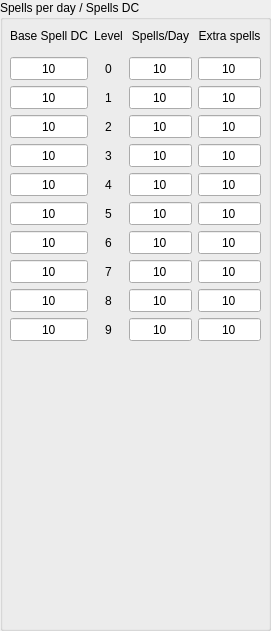
   <widget class="QGroupBox" name="SpellsPerDayBox">
    <property name="geometry">
     <rect>
      <x>1430</x>
      <y>560</y>
      <width>271</width>
      <height>631</height>
     </rect>
    </property>
    <property name="title">
     <string>Spells per day / Spells DC</string>
    </property>
    <widget class="QWidget" name="gridLayoutWidget_9">
     <property name="geometry">
      <rect>
       <x>10</x>
       <y>20</y>
       <width>251</width>
       <height>321</height>
      </rect>
     </property>
     <layout class="QGridLayout" name="SpellsPerDayLayout">
      <item row="1" column="0">
       <widget class="QLineEdit" name="spells_per_day_dc_lvl_0">
        <property name="minimumSize">
         <size>
          <width>0</width>
          <height>23</height>
         </size>
        </property>
        <property name="text">
         <string>10</string>
        </property>
        <property name="alignment">
         <set>Qt::AlignCenter</set>
        </property>
       </widget>
      </item>
      <item row="0" column="1">
       <widget class="QLabel" name="spells_per_day_level_label">
        <property name="text">
         <string>Level</string>
        </property>
        <property name="alignment">
         <set>Qt::AlignCenter</set>
        </property>
       </widget>
      </item>
      <item row="0" column="2">
       <widget class="QLabel" name="spells_per_day_spells_per_day_label">
        <property name="text">
         <string>Spells/Day</string>
        </property>
        <property name="alignment">
         <set>Qt::AlignCenter</set>
        </property>
       </widget>
      </item>
      <item row="0" column="3">
       <widget class="QLabel" name="spells_per_day_extra_spells">
        <property name="text">
         <string>Extra spells</string>
        </property>
        <property name="alignment">
         <set>Qt::AlignCenter</set>
        </property>
       </widget>
      </item>
      <item row="1" column="2">
       <widget class="QLineEdit" name="spells_per_day_spells_per_day_lvl_0">
        <property name="minimumSize">
         <size>
          <width>0</width>
          <height>23</height>
         </size>
        </property>
        <property name="text">
         <string>10</string>
        </property>
        <property name="alignment">
         <set>Qt::AlignCenter</set>
        </property>
       </widget>
      </item>
      <item row="2" column="0">
       <widget class="QLineEdit" name="spells_per_day_dc_lvl_1">
        <property name="minimumSize">
         <size>
          <width>0</width>
          <height>23</height>
         </size>
        </property>
        <property name="text">
         <string>10</string>
        </property>
        <property name="alignment">
         <set>Qt::AlignCenter</set>
        </property>
       </widget>
      </item>
      <item row="1" column="3">
       <widget class="QLineEdit" name="spells_per_day_extra_spells_lvl_0">
        <property name="minimumSize">
         <size>
          <width>0</width>
          <height>23</height>
         </size>
        </property>
        <property name="text">
         <string>10</string>
        </property>
        <property name="alignment">
         <set>Qt::AlignCenter</set>
        </property>
       </widget>
      </item>
      <item row="1" column="1">
       <widget class="QLabel" name="_num_0">
        <property name="text">
         <string>0</string>
        </property>
        <property name="alignment">
         <set>Qt::AlignCenter</set>
        </property>
       </widget>
      </item>
      <item row="2" column="3">
       <widget class="QLineEdit" name="spells_per_day_extra_spells_lvl_1">
        <property name="minimumSize">
         <size>
          <width>0</width>
          <height>23</height>
         </size>
        </property>
        <property name="text">
         <string>10</string>
        </property>
        <property name="alignment">
         <set>Qt::AlignCenter</set>
        </property>
       </widget>
      </item>
      <item row="3" column="2">
       <widget class="QLineEdit" name="spells_per_day_spells_per_day_lvl_2">
        <property name="minimumSize">
         <size>
          <width>0</width>
          <height>23</height>
         </size>
        </property>
        <property name="text">
         <string>10</string>
        </property>
        <property name="alignment">
         <set>Qt::AlignCenter</set>
        </property>
       </widget>
      </item>
      <item row="3" column="0">
       <widget class="QLineEdit" name="spells_per_day_dc_lvl_2">
        <property name="minimumSize">
         <size>
          <width>0</width>
          <height>23</height>
         </size>
        </property>
        <property name="text">
         <string>10</string>
        </property>
        <property name="alignment">
         <set>Qt::AlignCenter</set>
        </property>
       </widget>
      </item>
      <item row="2" column="2">
       <widget class="QLineEdit" name="spells_per_day_spells_per_day_lvl_1">
        <property name="minimumSize">
         <size>
          <width>0</width>
          <height>23</height>
         </size>
        </property>
        <property name="text">
         <string>10</string>
        </property>
        <property name="alignment">
         <set>Qt::AlignCenter</set>
        </property>
       </widget>
      </item>
      <item row="6" column="2">
       <widget class="QLineEdit" name="spells_per_day_spells_per_day_lvl_5">
        <property name="minimumSize">
         <size>
          <width>0</width>
          <height>23</height>
         </size>
        </property>
        <property name="text">
         <string>10</string>
        </property>
        <property name="alignment">
         <set>Qt::AlignCenter</set>
        </property>
       </widget>
      </item>
      <item row="3" column="3">
       <widget class="QLineEdit" name="spells_per_day_extra_spells_lvl_2">
        <property name="minimumSize">
         <size>
          <width>0</width>
          <height>23</height>
         </size>
        </property>
        <property name="text">
         <string>10</string>
        </property>
        <property name="alignment">
         <set>Qt::AlignCenter</set>
        </property>
       </widget>
      </item>
      <item row="4" column="0">
       <widget class="QLineEdit" name="spells_per_day_dc_lvl_3">
        <property name="minimumSize">
         <size>
          <width>0</width>
          <height>23</height>
         </size>
        </property>
        <property name="text">
         <string>10</string>
        </property>
        <property name="alignment">
         <set>Qt::AlignCenter</set>
        </property>
       </widget>
      </item>
      <item row="5" column="2">
       <widget class="QLineEdit" name="spells_per_day_spells_per_day_lvl_4">
        <property name="minimumSize">
         <size>
          <width>0</width>
          <height>23</height>
         </size>
        </property>
        <property name="text">
         <string>10</string>
        </property>
        <property name="alignment">
         <set>Qt::AlignCenter</set>
        </property>
       </widget>
      </item>
      <item row="4" column="3">
       <widget class="QLineEdit" name="spells_per_day_extra_spells_lvl_3">
        <property name="minimumSize">
         <size>
          <width>0</width>
          <height>23</height>
         </size>
        </property>
        <property name="text">
         <string>10</string>
        </property>
        <property name="alignment">
         <set>Qt::AlignCenter</set>
        </property>
       </widget>
      </item>
      <item row="7" column="0">
       <widget class="QLineEdit" name="spells_per_day_dc_lvl_6">
        <property name="minimumSize">
         <size>
          <width>0</width>
          <height>23</height>
         </size>
        </property>
        <property name="text">
         <string>10</string>
        </property>
        <property name="alignment">
         <set>Qt::AlignCenter</set>
        </property>
       </widget>
      </item>
      <item row="5" column="3">
       <widget class="QLineEdit" name="spells_per_day_extra_spells_lvl_4">
        <property name="minimumSize">
         <size>
          <width>0</width>
          <height>23</height>
         </size>
        </property>
        <property name="text">
         <string>10</string>
        </property>
        <property name="alignment">
         <set>Qt::AlignCenter</set>
        </property>
       </widget>
      </item>
      <item row="6" column="0">
       <widget class="QLineEdit" name="spells_per_day_dc_lvl_5">
        <property name="minimumSize">
         <size>
          <width>0</width>
          <height>23</height>
         </size>
        </property>
        <property name="text">
         <string>10</string>
        </property>
        <property name="alignment">
         <set>Qt::AlignCenter</set>
        </property>
       </widget>
      </item>
      <item row="4" column="2">
       <widget class="QLineEdit" name="spells_per_day_spells_per_day_lvl_3">
        <property name="minimumSize">
         <size>
          <width>0</width>
          <height>23</height>
         </size>
        </property>
        <property name="text">
         <string>10</string>
        </property>
        <property name="alignment">
         <set>Qt::AlignCenter</set>
        </property>
       </widget>
      </item>
      <item row="5" column="0">
       <widget class="QLineEdit" name="spells_per_day_dc_lvl_4">
        <property name="minimumSize">
         <size>
          <width>0</width>
          <height>23</height>
         </size>
        </property>
        <property name="text">
         <string>10</string>
        </property>
        <property name="alignment">
         <set>Qt::AlignCenter</set>
        </property>
       </widget>
      </item>
      <item row="9" column="3">
       <widget class="QLineEdit" name="spells_per_day_extra_spells_lvl_8">
        <property name="minimumSize">
         <size>
          <width>0</width>
          <height>23</height>
         </size>
        </property>
        <property name="text">
         <string>10</string>
        </property>
        <property name="alignment">
         <set>Qt::AlignCenter</set>
        </property>
       </widget>
      </item>
      <item row="6" column="3">
       <widget class="QLineEdit" name="spells_per_day_extra_spells_lvl_5">
        <property name="minimumSize">
         <size>
          <width>0</width>
          <height>23</height>
         </size>
        </property>
        <property name="text">
         <string>10</string>
        </property>
        <property name="alignment">
         <set>Qt::AlignCenter</set>
        </property>
       </widget>
      </item>
      <item row="9" column="0">
       <widget class="QLineEdit" name="spells_per_day_dc_lvl_8">
        <property name="minimumSize">
         <size>
          <width>0</width>
          <height>23</height>
         </size>
        </property>
        <property name="text">
         <string>10</string>
        </property>
        <property name="alignment">
         <set>Qt::AlignCenter</set>
        </property>
       </widget>
      </item>
      <item row="8" column="0">
       <widget class="QLineEdit" name="spells_per_day_dc_lvl_7">
        <property name="minimumSize">
         <size>
          <width>0</width>
          <height>23</height>
         </size>
        </property>
        <property name="text">
         <string>10</string>
        </property>
        <property name="alignment">
         <set>Qt::AlignCenter</set>
        </property>
       </widget>
      </item>
      <item row="8" column="3">
       <widget class="QLineEdit" name="spells_per_day_extra_spells_lvl_7">
        <property name="minimumSize">
         <size>
          <width>0</width>
          <height>23</height>
         </size>
        </property>
        <property name="text">
         <string>10</string>
        </property>
        <property name="alignment">
         <set>Qt::AlignCenter</set>
        </property>
       </widget>
      </item>
      <item row="7" column="3">
       <widget class="QLineEdit" name="spells_per_day_extra_spells_lvl_6">
        <property name="minimumSize">
         <size>
          <width>0</width>
          <height>23</height>
         </size>
        </property>
        <property name="text">
         <string>10</string>
        </property>
        <property name="alignment">
         <set>Qt::AlignCenter</set>
        </property>
       </widget>
      </item>
      <item row="8" column="2">
       <widget class="QLineEdit" name="spells_per_day_spells_per_day_lvl_7">
        <property name="minimumSize">
         <size>
          <width>0</width>
          <height>23</height>
         </size>
        </property>
        <property name="text">
         <string>10</string>
        </property>
        <property name="alignment">
         <set>Qt::AlignCenter</set>
        </property>
       </widget>
      </item>
      <item row="7" column="2">
       <widget class="QLineEdit" name="spells_per_day_spells_per_day_lvl_6">
        <property name="minimumSize">
         <size>
          <width>0</width>
          <height>23</height>
         </size>
        </property>
        <property name="text">
         <string>10</string>
        </property>
        <property name="alignment">
         <set>Qt::AlignCenter</set>
        </property>
       </widget>
      </item>
      <item row="9" column="2">
       <widget class="QLineEdit" name="spells_per_day_spells_per_day_lvl_8">
        <property name="minimumSize">
         <size>
          <width>0</width>
          <height>23</height>
         </size>
        </property>
        <property name="text">
         <string>10</string>
        </property>
        <property name="alignment">
         <set>Qt::AlignCenter</set>
        </property>
       </widget>
      </item>
      <item row="0" column="0">
       <widget class="QLabel" name="spells_per_day_base_spell_dc">
        <property name="text">
         <string>Base Spell DC</string>
        </property>
        <property name="alignment">
         <set>Qt::AlignCenter</set>
        </property>
       </widget>
      </item>
      <item row="10" column="0">
       <widget class="QLineEdit" name="spells_per_day_dc_lvl_9">
        <property name="minimumSize">
         <size>
          <width>0</width>
          <height>23</height>
         </size>
        </property>
        <property name="text">
         <string>10</string>
        </property>
        <property name="alignment">
         <set>Qt::AlignCenter</set>
        </property>
       </widget>
      </item>
      <item row="10" column="2">
       <widget class="QLineEdit" name="spells_per_day_spells_per_day_lvl_9">
        <property name="minimumSize">
         <size>
          <width>0</width>
          <height>23</height>
         </size>
        </property>
        <property name="text">
         <string>10</string>
        </property>
        <property name="alignment">
         <set>Qt::AlignCenter</set>
        </property>
       </widget>
      </item>
      <item row="10" column="3">
       <widget class="QLineEdit" name="spells_per_day_extra_spells_lvl_9">
        <property name="minimumSize">
         <size>
          <width>0</width>
          <height>23</height>
         </size>
        </property>
        <property name="text">
         <string>10</string>
        </property>
        <property name="alignment">
         <set>Qt::AlignCenter</set>
        </property>
       </widget>
      </item>
      <item row="2" column="1">
       <widget class="QLabel" name="_num_1">
        <property name="text">
         <string>1</string>
        </property>
        <property name="alignment">
         <set>Qt::AlignCenter</set>
        </property>
       </widget>
      </item>
      <item row="3" column="1">
       <widget class="QLabel" name="_num_2">
        <property name="text">
         <string>2</string>
        </property>
        <property name="alignment">
         <set>Qt::AlignCenter</set>
        </property>
       </widget>
      </item>
      <item row="4" column="1">
       <widget class="QLabel" name="_num_3">
        <property name="text">
         <string>3</string>
        </property>
        <property name="alignment">
         <set>Qt::AlignCenter</set>
        </property>
       </widget>
      </item>
      <item row="5" column="1">
       <widget class="QLabel" name="_num_4">
        <property name="text">
         <string>4</string>
        </property>
        <property name="alignment">
         <set>Qt::AlignCenter</set>
        </property>
       </widget>
      </item>
      <item row="6" column="1">
       <widget class="QLabel" name="_num_5">
        <property name="text">
         <string>5</string>
        </property>
        <property name="alignment">
         <set>Qt::AlignCenter</set>
        </property>
       </widget>
      </item>
      <item row="7" column="1">
       <widget class="QLabel" name="_num_6">
        <property name="text">
         <string>6</string>
        </property>
        <property name="alignment">
         <set>Qt::AlignCenter</set>
        </property>
       </widget>
      </item>
      <item row="8" column="1">
       <widget class="QLabel" name="_num_7">
        <property name="text">
         <string>7</string>
        </property>
        <property name="alignment">
         <set>Qt::AlignCenter</set>
        </property>
       </widget>
      </item>
      <item row="9" column="1">
       <widget class="QLabel" name="_num_8">
        <property name="text">
         <string>8</string>
        </property>
        <property name="alignment">
         <set>Qt::AlignCenter</set>
        </property>
       </widget>
      </item>
      <item row="10" column="1">
       <widget class="QLabel" name="_num_9">
        <property name="text">
         <string>9</string>
        </property>
        <property name="alignment">
         <set>Qt::AlignCenter</set>
        </property>
       </widget>
      </item>
     </layout>
    </widget>
   </widget>
